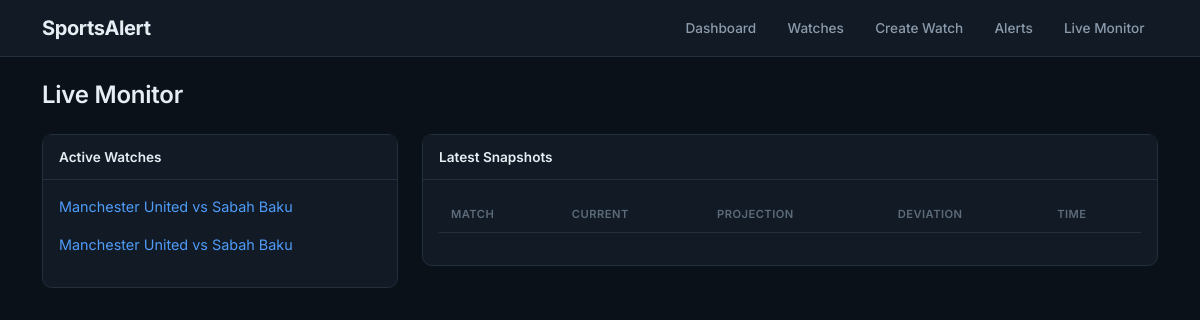
Screenshot of /monitor/ with the database file from the repository.
### monitoring/models.py (models this page shows, shortened)
class Watch(models.Model):
    SPORT_CHOICES = (
        ('basketball', 'Basketball'),
        ('football', 'Football'),
    )
    sport = models.CharField(
        max_length=20,
        choices=SPORT_CHOICES
    )
    match_id = models.CharField(
        max_length=100
    )
    home_team = models.CharField(
        max_length=100,
        blank=True
    )
    away_team = models.CharField(
        max_length=100,
        blank=True
    )
    league = models.CharField(
        max_length=100,
        blank=True
    )
    active = models.BooleanField(
        default=True
    )
    monitoring_start = models.DateTimeField(
        null=True,
        blank=True,
        help_text="Time monitoring should begin"
    )
    monitoring_started = models.BooleanField(
        default=False
    )
    monitoring_finished = models.BooleanField(
        default=False
    )
    game_status = models.CharField(
        max_length=20,
        blank=True,
        default=""
    )
    elapsed_minutes = models.PositiveIntegerField(
        null=True,
        blank=True
    )
    last_polled = models.DateTimeField(
        null=True,
        blank=True
    )
    total_game_minutes = models.IntegerField(
        default=40
    )
    created_at = models.DateTimeField(
        auto_now_add=True
    )

### monitoring/views.py (the view)
def live_monitor(request):
    active_watches = (
        Watch.objects
        .filter(active=True)
        .order_by("-created_at")
    )
    latest_snapshots = (
        MatchSnapshot.objects
        .select_related("watch")
        .order_by("-created_at")[:50]
    )
    context = {
        "active_watches": active_watches,
        "latest_snapshots": latest_snapshots,
    }
    return render(
        request,
        "monitoring/live_monitor.html",
        context,
    )

### monitoring/templates/monitoring/live_monitor.html (shortened to what this page needs)
{% extends "monitoring/base.html" %}
{% block content %}
<h1 class="mb-4">
    Live Monitor
</h1>
<div class="row">
    <div class="col-lg-4">
        <div class="card shadow-sm">
            <div class="card-header">
                Active Watches
            </div>
            <div class="card-body">
                {% for watch in active_watches %}
                    <div class="mb-3">
                        <a href="{% url 'watch-detail' watch.pk %}">
                            {{ watch.home_team }}
                            vs
                            {{ watch.away_team }}
                        </a>
                    </div>
                {% empty %}
                    <p class="text-muted">
                        No active watches.
                    </p>
                {% endfor %}
            </div>
        </div>
    </div>
    <div class="col-lg-8">
        <div class="card shadow-sm">
            <div class="card-header">
                Latest Snapshots
            </div>
            <div class="card-body">
                <table class="table table-striped">
                    <thead>
                        <tr>
                            <th>Match</th>
                            <th>Current</th>
                            <th>Projection</th>
                            <th>Deviation</th>
                            <th>Time</th>
                        </tr>
                    </thead>
                </table>
            </div>
        </div>
    </div>
</div>
{% endblock %}

### monitoring/templates/monitoring/base.html (style rules this page uses)
:root { --bg: #0b1119; --surface: #111a25; --surface-2: #16202c; --border: #232f3d; --text: #e6edf3; --text-muted: #8c9bac; --text-faint: #5c6b7a; --accent: #4f9cf9; --accent-dim: #1e3a5f; --green: #2fbf85; --red: #ef5350; --amber: #f2c94c; --radius: 10px; }
* { box-sizing: border-box; }
body { background: var(--bg); color: var(--text); font-family: 'Inter', -apple-system, BlinkMacSystemFont, sans-serif; font-size: 0.9rem; }
h1, h2, h3, h4, h5, h6 { color: var(--text); font-weight: 600; letter-spacing: -0.01em; }
h1 { font-size: 1.5rem; }
p, td, th, li, label { color: var(--text); }
a { color: var(--accent); text-decoration: none; }
.card { background: var(--surface); border: 1px solid var(--border); border-radius: var(--radius); box-shadow: none !important; }
.card-header { background: var(--surface); border-bottom: 1px solid var(--border); color: var(--text); font-size: 0.85rem; font-weight: 600; padding: 0.75rem 1rem; }
.card-body { padding: 1rem; }
.table { color: var(--text); font-size: 0.82rem; --bs-table-bg: transparent; }
.table thead th { color: var(--text-faint); font-size: 0.7rem; font-weight: 600; text-transform: uppercase; letter-spacing: 0.04em; border-bottom: 1px solid var(--border); padding: 0.6rem 0.75rem; }

### rows the page displays
Watch: home_team "Manchester United", away_team "Sabah Baku"
Watch: home_team "Manchester United", away_team "Sabah Baku"
